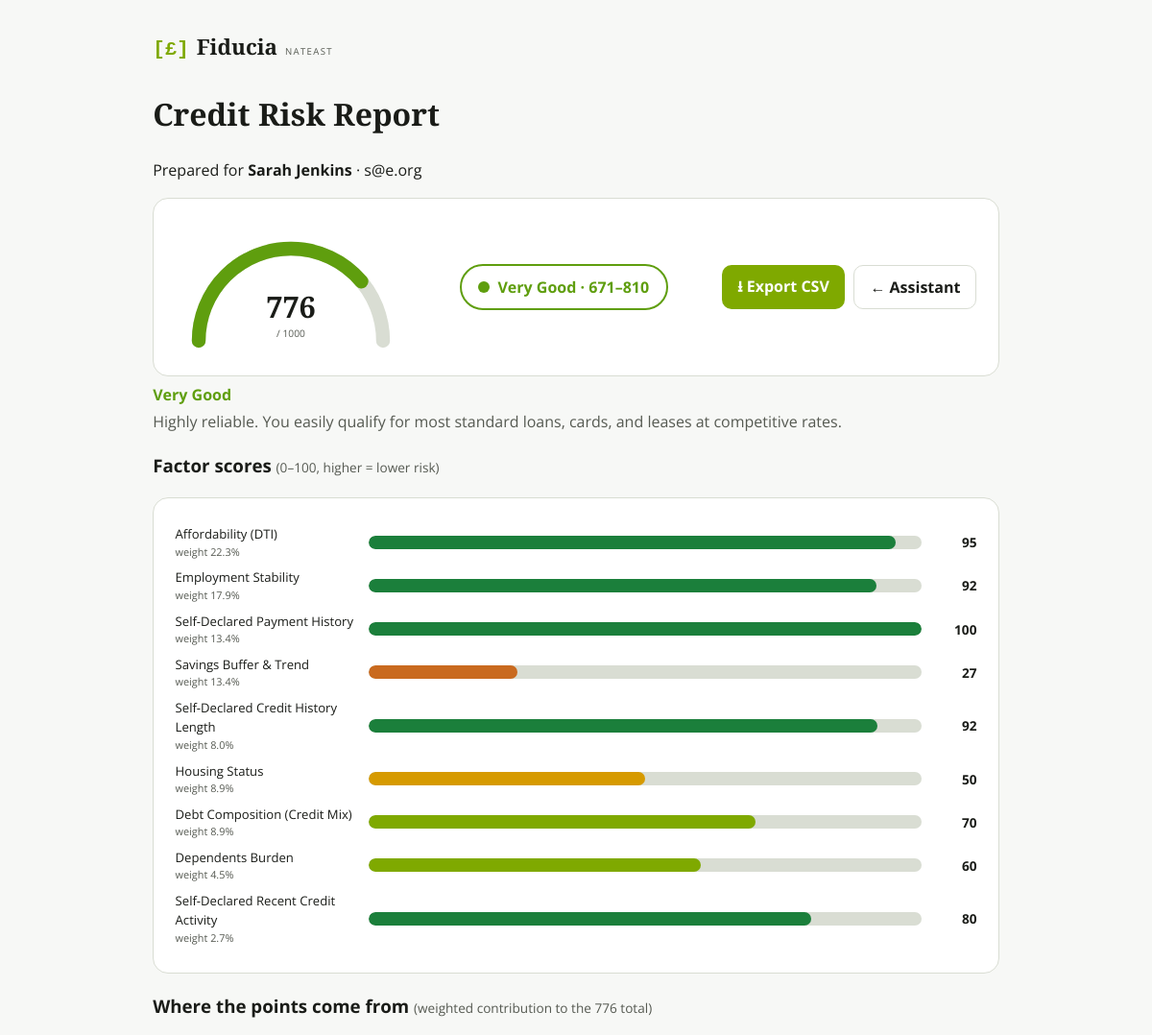
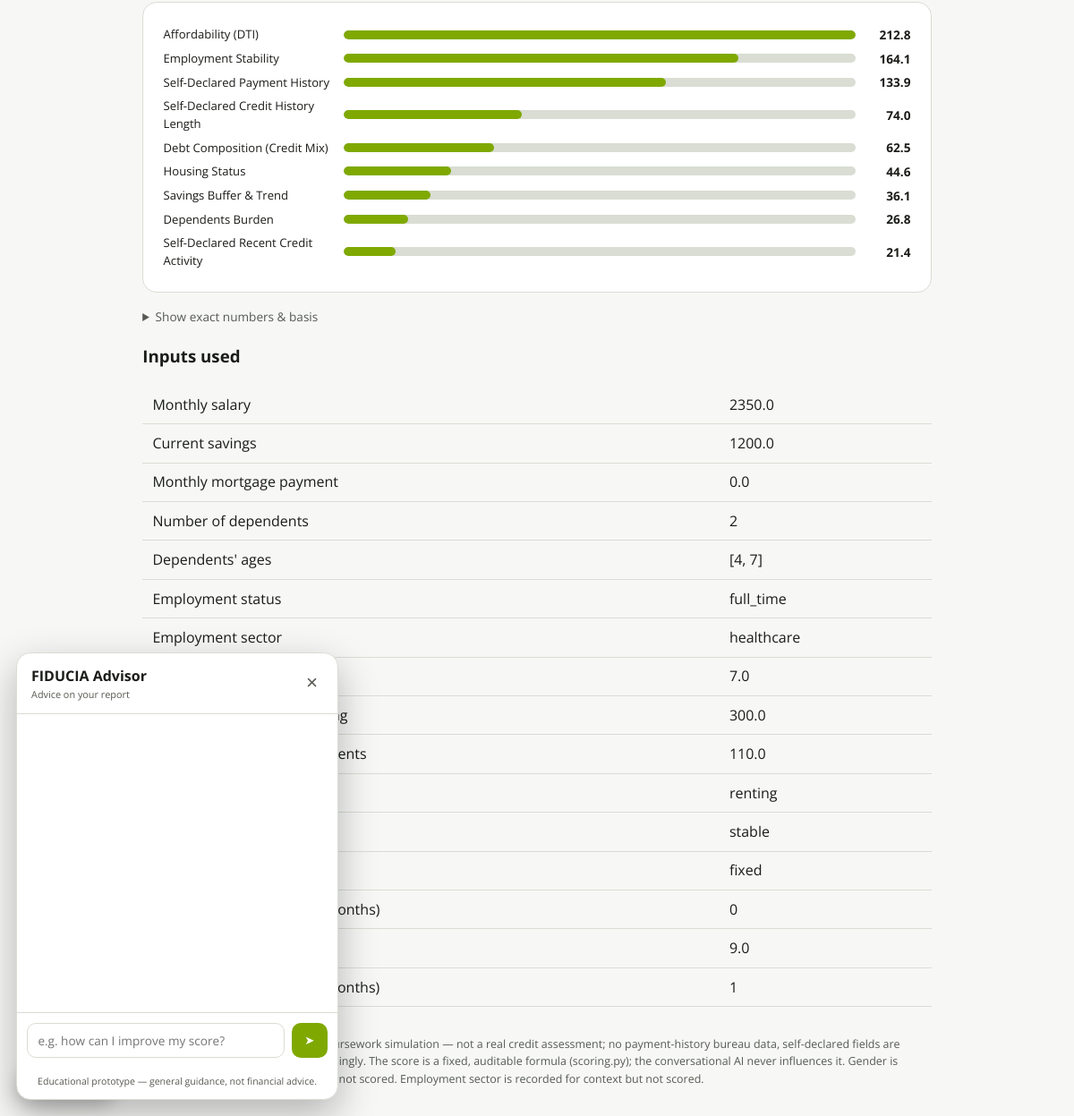
/report/04b2a8b3c2a0, run on the app's committed database (2 pictures, top to bottom).
### tables this page shows
CREATE TABLE users (
                id INTEGER PRIMARY KEY AUTOINCREMENT,
                full_name TEXT NOT NULL,
                email TEXT NOT NULL,
                gender TEXT NOT NULL,        -- stored for the record, NEVER scored
                created_at REAL NOT NULL,
                UNIQUE (full_name, email)
            );

CREATE TABLE structured_inputs (
                id INTEGER PRIMARY KEY AUTOINCREMENT,
                session_id TEXT NOT NULL UNIQUE,
                created_at REAL NOT NULL,
                monthly_salary REAL NOT NULL,
                current_savings REAL NOT NULL,
                monthly_mortgage REAL NOT NULL,
                num_dependents INTEGER NOT NULL,
                dependents_ages TEXT NOT NULL,      -- JSON list of ints
                employment_status TEXT NOT NULL,
                employment_sector TEXT NOT NULL,
                job_tenure_years REAL NOT NULL,
                monthly_credit_card_spending REAL NOT NULL,
                other_monthly_loan_repayments REAL NOT NULL,
                housing_status TEXT NOT NULL,
                savings_trend TEXT NOT NULL,
                income_variability TEXT NOT NULL,
                missed_payments_12m INTEGER NOT NULL,
                credit_history_years REAL NOT NULL,
                credit_applications_6m INTEGER NOT NULL
            );

### main.py (the view)
@app.get("/report/{session_id}", response_class=HTMLResponse)
async def report(request: Request, session_id: str):
    payload = _report_payload(session_id)
    if payload is None:
        raise HTTPException(404, "No completed profile for this session yet.")
    return templates.TemplateResponse(request, "report.html", {"request": request, **payload})

### templates/report.html (shortened to what this page needs)
<!DOCTYPE html>
<html lang="en">
<head>
</head>
<body>
  <div class="brand"><span class="sigil">[£]</span><span class="nm">Fiducia</span><small>NatEast</small></div>
  <h1>Credit Risk Report</h1>
  {% if user %}<p>Prepared for <b>{{ user.full_name }}</b> · {{ user.email }}</p>{% endif %}
  <div class="head">
    {% set frac = result.total_score / 1000.0 %}
    {% set arc = 3.14159 * 120 %}
    <div class="gauge-wrap">
      <svg width="240" height="140" viewBox="0 0 300 160" role="img"
           aria-label="Score {{ result.total_score }} out of 1000">
        <path d="M30 150 A120 120 0 0 1 270 150" fill="none" stroke="var(--line)" stroke-width="18" stroke-linecap="round"/>
        <path d="M30 150 A120 120 0 0 1 270 150" fill="none" stroke="currentColor" stroke-width="18"
              stroke-linecap="round" class="cat-{{ result.category_key }}"
              stroke-dasharray="{{ (arc * frac)|round(2) }} 9999"/>
        <text x="150" y="120" text-anchor="middle" class="gauge-num" fill="currentColor">{{ result.total_score|round|int }}</text>
        <text x="150" y="145" text-anchor="middle" class="gauge-den" fill="var(--soft)">/ 1000</text>
      </svg>
    </div>
    <div class="badge cat-{{ result.category_key }}"><span class="dot"></span>{{ result.category }} · {{ result.band_low }}–{{ result.band_high }}</div>
    <div style="display:flex;gap:.6rem;">
      <a class="btn" href="/report/{{ session_id }}.csv">⭳ Export CSV</a>
      <a class="btn" style="background:none;color:var(--ink);border:1.5px solid var(--line);" href="/">← Assistant</a>
    </div>
  </div>
  <p class="cat-{{ result.category_key }}" style="font-weight:700;margin:.4rem 0 0;">{{ result.category }}</p>
  <p style="color:var(--soft);margin:.2rem 0 1rem;">{{ result.category_blurb }}</p>
  <h3>Factor scores <span style="font-weight:400;color:var(--soft);font-size:.85rem;">(0–100, higher = lower risk)</span></h3>
  <div class="bars">
    {% for row in result.breakdown %}
    {% set s = row.sub_score %}
    {% set cls = 's-hi' if s >= 80 else 's-good' if s >= 60 else 's-mid' if s >= 45 else 's-lo' if s >= 25 else 's-poor' %}
    <div class="bar-row">
      <div class="bar-lab">{{ row.label }}<small>weight {{ "%.1f"|format(row.weight) }}%</small></div>
      <div class="bar-track"><div class="bar-fill {{ cls }}" style="width:{{ s }}%"></div></div>
      <div class="bar-val">{{ s|round|int }}</div>
    </div>
    {% endfor %}
  </div>
  <h3>Where the points come from <span style="font-weight:400;color:var(--soft);font-size:.85rem;">(weighted contribution to the {{ result.total_score|round|int }} total)</span></h3>
  <div class="bars">
    {% set maxpts = result.breakdown|map(attribute='weighted_points')|max %}
    {% for row in result.breakdown|sort(attribute='weighted_points', reverse=true) %}
    <div class="wt-row">
      <div class="bar-lab">{{ row.label }}</div>
      <div style="display:flex;align-items:center;gap:.6rem;">
        <div class="wt-track" style="flex:1;"><div class="wt-fill" style="width:{{ (row.weighted_points / maxpts * 100)|round(1) if maxpts else 0 }}%"></div></div>
        <span class="bar-val" style="width:52px;">{{ row.weighted_points|round(1) }}</span>
      </div>
    </div>
    {% endfor %}
  </div>
  <details style="margin-top:1rem;">
    <summary style="cursor:pointer;color:var(--soft);font-size:.85rem;">Show exact numbers &amp; basis</summary>
  </details>
  <h3>Inputs used</h3>
  <table>
    {% for key, value in profile.items() %}
    <tr><td>{{ labels.get(key, key) }}</td><td>{{ value }}</td></tr>
    {% endfor %}
  </table>
  <button id="adv-fab" aria-label="Open advisor" title="Get personalised advice">
    <span class="sigil">[£]</span> Advisor
  </button>
  <div id="adv-panel" role="dialog" aria-label="FIDUCIA advisor" hidden>
    <div class="adv-head">
      <div><b>FIDUCIA Advisor</b><small>Advice on your report</small></div>
      <button id="adv-close" aria-label="Close">×</button>
    </div>
    <div id="adv-log" class="adv-log"></div>
    <form id="adv-form" class="adv-input">
      <input id="adv-text" type="text" autocomplete="off" maxlength="2000"
             placeholder="e.g. how can I improve my score?">
      <button type="submit" aria-label="Send">➤</button>
    </form>
    <div class="adv-note">Educational prototype — general guidance, not financial advice.</div>
  </div>
  <footer>
    Session {{ session_id }}. Simplified coursework simulation — not a real credit
    assessment; no payment-history bureau data, self-declared fields are unverified
    and down-weighted accordingly. The score is a fixed, auditable formula
    (scoring.py); the conversational AI never influences it. Gender is stored for the
    record but deliberately not scored. Employment sector is recorded for context but not scored.
  </footer>
</body>
</html>

### templates/report.html (style rules this page uses)
:root { --lime:#7fa900; --ink:#1a1c18; --soft:#565a52; --line:#d9ddd3; --surface:#fff; --bg:#f7f8f6; }
* { box-sizing: border-box; }
body { font-family:'Open Sans',system-ui,sans-serif; background:var(--bg); color:var(--ink); max-width:920px; margin:0 auto; padding:2rem 1.2rem; line-height:1.55; }
.brand { display:flex; align-items:baseline; gap:.5rem; margin-bottom:1.6rem; }
.brand .sigil { font-family:ui-monospace,Menlo,monospace; font-weight:700; color:var(--lime); font-size:1.3rem; }
.brand .nm { font-family:'Playfair Display',serif; font-weight:700; font-size:1.4rem; }
.brand small { color:var(--soft); letter-spacing:.14em; text-transform:uppercase; font-size:.6rem; }
h1 { font-family:'Playfair Display',serif; font-weight:700; }
.head { display:flex; flex-wrap:wrap; gap:1.4rem; align-items:center; justify-content:space-between; background:var(--surface); border:1px solid var(--line); border-radius:16px; padding:1.4rem; }
.badge { display:inline-flex; align-items:center; gap:.5rem; border:2px solid currentColor; border-radius:999px; padding:.6rem 1.1rem; font-weight:700; }
.badge .dot { width:12px; height:12px; border-radius:50%; background:currentColor; }
.cat-very_good { color:#5f9e0e; }
a.btn { text-decoration:none; background:var(--lime); color:#fff; border-radius:10px; padding:.6rem 1rem; font-weight:700; }
table { border-collapse:collapse; width:100%; margin:1rem 0; }
footer { font-size:.78rem; color:var(--soft); margin-top:2rem; }
.gauge-wrap { display:flex; flex-direction:column; align-items:center; }
.gauge-num { font-family:'Playfair Display',serif; font-size:2.4rem; font-weight:700; line-height:1; }
.gauge-den { font-size:.8rem; color:var(--soft); }
.bars { background:var(--surface); border:1px solid var(--line); border-radius:16px; padding:1.2rem 1.4rem; }
.bar-row { display:grid; grid-template-columns:190px 1fr 46px; gap:.7rem; align-items:center; margin:.5rem 0; }
.bar-lab { font-size:.82rem; }
.bar-lab small { display:block; color:var(--soft); font-size:.68rem; }
.bar-track { background:var(--line); border-radius:999px; height:14px; overflow:hidden; }
.bar-fill { height:100%; border-radius:999px; }
.bar-val { text-align:right; font-variant-numeric:tabular-nums; font-weight:700; font-size:.85rem; }
.s-hi { background:#1b7f3b; }
.s-good { background:#7fa900; }
.s-mid { background:#d69a00; }
.s-lo { background:#c96a1f; }
.wt-row { display:grid; grid-template-columns:190px 1fr; gap:.7rem; align-items:center; margin:.35rem 0; }
.wt-track { background:var(--line); border-radius:999px; height:10px; overflow:hidden; }
.wt-fill { height:100%; background:var(--lime); border-radius:999px; }
#adv-fab { position:fixed; left:18px; bottom:18px; z-index:50; display:inline-flex; align-items:center; gap:.4rem; background:var(--ink); color:#fff; border:none; border-radius:999px; padding:.6rem .95rem; font:600 .85rem 'Open Sans',sans-serif; cursor:pointer; box-shadow:0 6px 20px rgba(0,0,0,.22); }
#adv-fab .sigil { font-family:ui-monospace,Menlo,monospace; color:var(--lime); }
#adv-panel { position:fixed; left:18px; bottom:18px; z-index:51; width:min(360px,calc(100vw - 36px)); height:min(500px,calc(100vh - 36px)); background:var(--surface); border:1px solid var(--line); border-radius:16px; box-shadow:0 16px 44px rgba(0,0,0,.28); display:flex; flex-direction:column; overflow:hidden; }
.adv-head { display:flex; align-items:center; justify-content:space-between; padding:.8rem 1rem; border-bottom:1px solid var(--line); }
.adv-head small { display:block; color:var(--soft); font-size:.68rem; }
#adv-close { background:none; border:none; font-size:1.4rem; line-height:1; color:var(--soft); cursor:pointer; }
.adv-log { flex:1; overflow-y:auto; padding:.9rem; display:flex; flex-direction:column; gap:.55rem; }
.adv-input { display:flex; gap:.5rem; padding:.7rem; border-top:1px solid var(--line); }
.adv-input input { flex:1; border:1px solid var(--line); border-radius:10px; padding:.55rem .7rem; font:400 .85rem 'Open Sans',sans-serif; }
.adv-input button { background:var(--lime); color:#fff; border:none; border-radius:10px; padding:0 .9rem; cursor:pointer; }
.adv-note { padding:.45rem .9rem .7rem; font-size:.66rem; color:var(--soft); text-align:center; }

### data on the page
users: full_name "Sarah Jenkins", email "s@e.org"
structured_inputs: get "Monthly salary", monthly_salary "2350.0", get "Current savings", current_savings "1200.0", get "Monthly mortgage payment", monthly_mortgage "0.0", get "Employment status", employment_status "full_time", get "Employment sector", employment_sector "healthcare", job_tenure_years "7.0", monthly_credit_card_spending "300.0", other_monthly_loan_repayments "110.0", housing_status "renting", savings_trend "stable", income_variability "fixed", credit_history_years "9.0"

### other printed values
{{ result.total_score|round|int }} "776"
{{ result.category }} "Very Good"
{{ result.band_low }} "671"
{{ result.band_high }} "810"
{{ result.category_blurb }} "Highly reliable. You easily qualify for most standard loans, cards, and leases at competitive rates."
{{ row.label }} "Affordability (DTI)" "Employment Stability" "Self-Declared Payment History" "Savings Buffer & Trend" "Self-Declared Credit History Length" "Housing Status" "Debt Composition (Credit Mix)" "Dependents Burden" "Self-Declared Recent Credit Activity"
{{ "%.1f"|format(row.weight) }} "22.3" "17.9" "13.4" "13.4" "8.0" "8.9" "8.9" "4.5" "2.7"
{{ s|round|int }} "95" "92" "100" "27" "92" "50" "70" "60" "80"
{{ row.label }} "Affordability (DTI)" "Employment Stability" "Self-Declared Payment History" "Self-Declared Credit History Length" "Debt Composition (Credit Mix)" "Housing Status" "Savings Buffer & Trend" "Dependents Burden" "Self-Declared Recent Credit Activity"
{{ row.weighted_points|round(1) }} "212.8" "164.1" "133.9" "74.0" "62.5" "44.6" "36.1" "26.8" "21.4"
{{ labels.get(key, key) }} "Number of dependents" "Dependents' ages"
{{ value }} "2" "[4, 7]" "0" "1"
